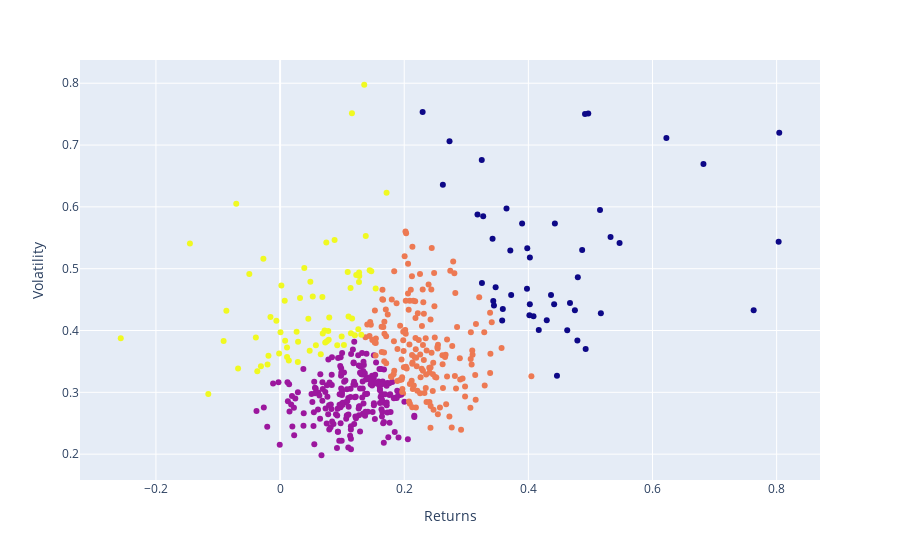

Notebook code for this chart:
### Code cell
import plotly.express as px

# Convert the updated `returns` DataFrame to a PyTorch tensor
data = torch.tensor([returns['Returns'].values, returns['Volatility'].values], dtype=torch.float32).T.to('cuda')

# Run K-Means with K = 4 on the updated data
k = 4
num_iterations = 100
centroids, _ = kmeans(data, k, num_iterations)

# Assign each sample to the nearest cluster center
distances = torch.cdist(data, centroids)  # Calculate distances between points and centroids
idx = distances.argmin(dim=1).cpu()       # Closest centroid index for each point

# Create a dataframe with tickers and their assigned clusters
details_df = pd.DataFrame({'Ticker': returns.index, 'Cluster': idx.numpy()})

# Merge cluster information directly into the returns DataFrame
clusters_df = returns.reset_index()
clusters_df['Cluster'] = details_df['Cluster']

# Rename columns
clusters_df.columns = ['Ticker', 'Returns', 'Volatility', 'Cluster']

# Ensure 'Cluster' column is of integer type for proper color grouping
clusters_df['Cluster'] = clusters_df['Cluster'].astype(int)

# Plot the clusters created using Plotly
fig = px.scatter(clusters_df, x="Returns", y="Volatility", color="Cluster", hover_data=["Ticker"])
fig.update_layout(coloraxis_showscale=False)  # Hide color scale if not needed
fig.show()

### Figure 1 — Plotly figure (JSON) as saved in the notebook; plotly's stock layout.template omitted (floating-point values rounded to 4 significant figures; data arrays with more than 128 entries replaced by an {"elided": "..."} marker saying what was removed)
{"data": [{"customdata": {"elided": "499x1 str values"}, "hovertemplate": "Returns=%{x}<br>Volatility=%{y}<br>Ticker=%{customdata[0]}<br>Cluster=%{marker.color}<extra></extra>", "legendgroup": "", "marker": {"color": {"elided": "499 int values"}, "coloraxis": "coloraxis", "symbol": "circle"}, "mode": "markers", "name": "", "orientation": "v", "showlegend": false, "type": "scatter", "x": {"elided": "499 float values"}, "xaxis": "x", "y": {"elided": "499 float values"}, "yaxis": "y"}], "layout": {"coloraxis": {"colorbar": {"title": {"text": "Cluster"}}, "colorscale": [[0, "#0d0887"], [0.1111, "#46039f"], [0.2222, "#7201a8"], [0.3333, "#9c179e"], [0.4444, "#bd3786"], [0.5556, "#d8576b"], [0.6667, "#ed7953"], [0.7778, "#fb9f3a"], [0.8889, "#fdca26"], [1, "#f0f921"]], "showscale": false}, "legend": {"tracegroupgap": 0}, "margin": {"t": 60}, "xaxis": {"anchor": "y", "domain": [0, 1], "title": {"text": "Returns"}}, "yaxis": {"anchor": "x", "domain": [0, 1], "title": {"text": "Volatility"}}}}
